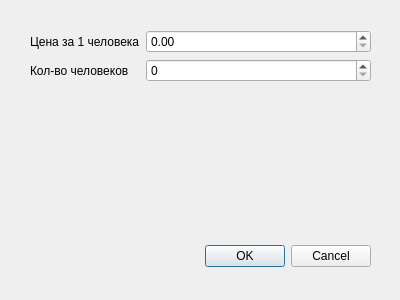
<?xml version="1.0" encoding="UTF-8"?>
<ui version="4.0">
 <class>Dialog</class>
 <widget class="QDialog" name="Dialog">
  <property name="geometry">
   <rect>
    <x>0</x>
    <y>0</y>
    <width>400</width>
    <height>300</height>
   </rect>
  </property>
  <property name="windowTitle">
   <string>Расчет мусора Андреевская 61А</string>
  </property>
  <widget class="QDialogButtonBox" name="buttonBox">
   <property name="geometry">
    <rect>
     <x>30</x>
     <y>240</y>
     <width>341</width>
     <height>32</height>
    </rect>
   </property>
   <property name="orientation">
    <enum>Qt::Horizontal</enum>
   </property>
   <property name="standardButtons">
    <set>QDialogButtonBox::Cancel|QDialogButtonBox::Ok</set>
   </property>
  </widget>
  <widget class="QWidget" name="formLayoutWidget">
   <property name="geometry">
    <rect>
     <x>30</x>
     <y>30</y>
     <width>341</width>
     <height>171</height>
    </rect>
   </property>
   <layout class="QFormLayout" name="formLayout">
    <item row="0" column="0">
     <widget class="QLabel" name="label">
      <property name="text">
       <string>Цена за 1 человека</string>
      </property>
     </widget>
    </item>
    <item row="0" column="1">
     <widget class="QDoubleSpinBox" name="doubleSpinBox">
      <property name="decimals">
       <number>2</number>
      </property>
      <property name="maximum">
       <double>999.990000000000009</double>
      </property>
      <property name="value">
       <double>0.000000000000000</double>
      </property>
     </widget>
    </item>
    <item row="1" column="0">
     <widget class="QLabel" name="label_2">
      <property name="text">
       <string>Кол-во человеков</string>
      </property>
     </widget>
    </item>
    <item row="1" column="1">
     <widget class="QSpinBox" name="spinBox">
      <property name="maximum">
       <number>10</number>
      </property>
     </widget>
    </item>
   </layout>
  </widget>
 </widget>
 <resources/>
 <connections>
  <connection>
   <sender>buttonBox</sender>
   <signal>accepted()</signal>
   <receiver>Dialog</receiver>
   <slot>accept()</slot>
   <hints>
    <hint type="sourcelabel">
     <x>248</x>
     <y>254</y>
    </hint>
    <hint type="destinationlabel">
     <x>157</x>
     <y>274</y>
    </hint>
   </hints>
  </connection>
  <connection>
   <sender>buttonBox</sender>
   <signal>rejected()</signal>
   <receiver>Dialog</receiver>
   <slot>reject()</slot>
   <hints>
    <hint type="sourcelabel">
     <x>316</x>
     <y>260</y>
    </hint>
    <hint type="destinationlabel">
     <x>286</x>
     <y>274</y>
    </hint>
   </hints>
  </connection>
 </connections>
</ui>
